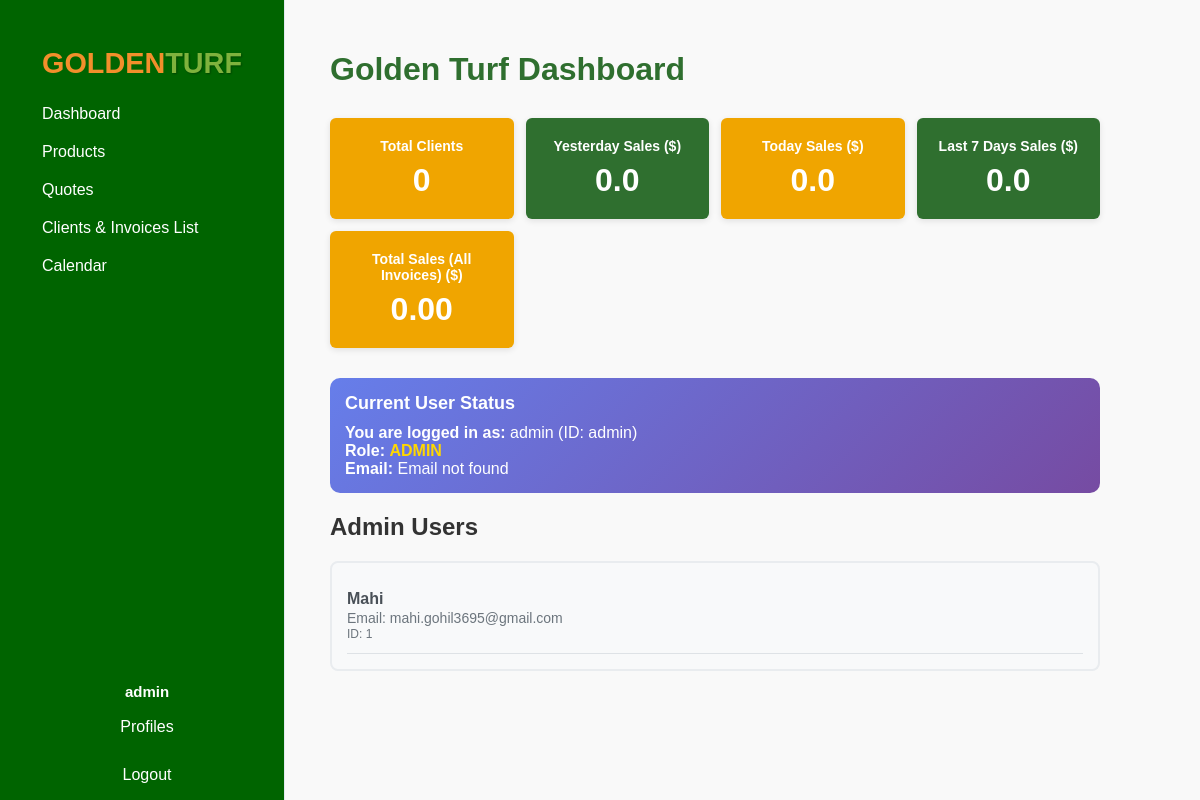
Before: /dashboard (signed in) with the older database file.
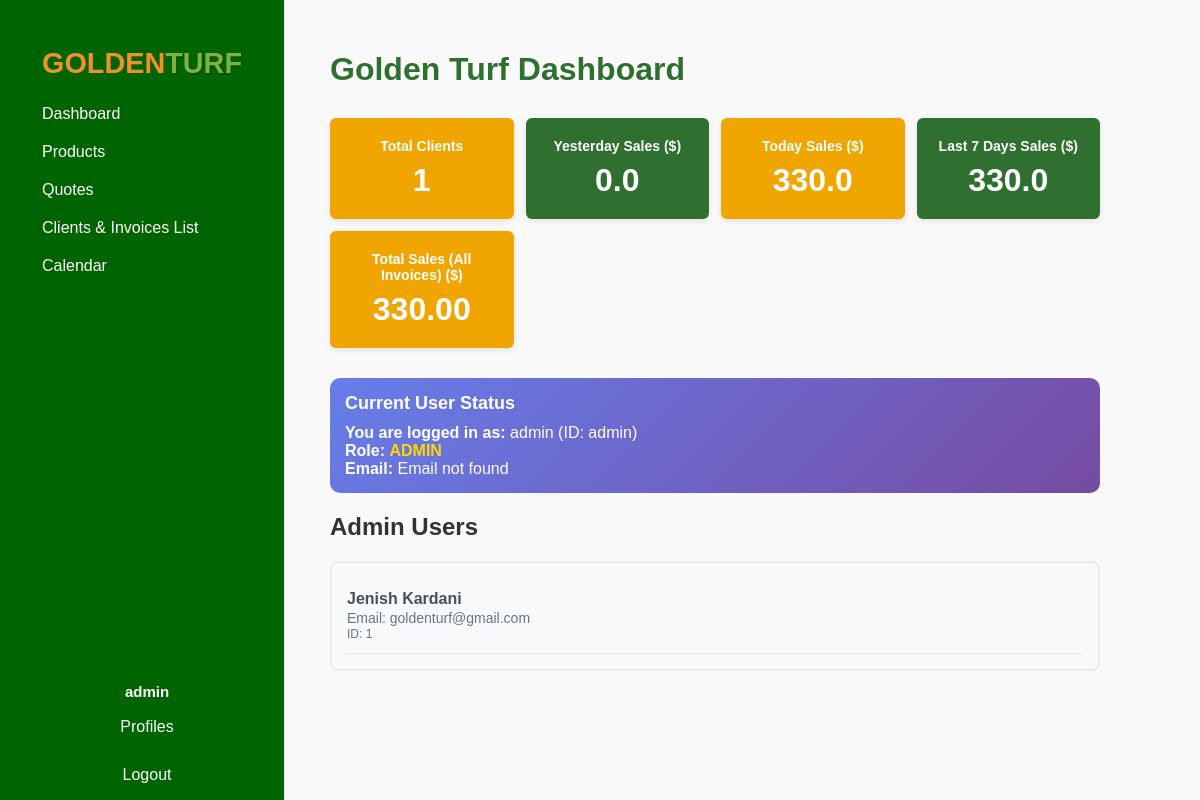
After: the same page with the newer database file.
### tables this page shows
CREATE TABLE "users" (
                id INTEGER PRIMARY KEY AUTOINCREMENT,
                name TEXT NOT NULL,
                email TEXT NOT NULL UNIQUE,
                password_hash BLOB,
                reset_token TEXT,
                token_expiry TEXT,
                role TEXT DEFAULT 'user',
                verification_code TEXT,
                permissions TEXT DEFAULT 'dashboard'
            );

### app.py (the view)
@app.route('/dashboard')
def dashboard():
    if 'user_id' not in session: return redirect(url_for('login'))
    client_filter_clause, client_params = get_data_filter_for_module('clients')
    if client_filter_clause:
        total_clients_result = db_exec(f'SELECT COUNT(*) FROM clients {client_filter_clause}', client_params, fetch='one')
    else:
        total_clients_result = db_exec('SELECT COUNT(*) FROM clients', fetch='one')
    total_clients = total_clients_result[0] if total_clients_result else 0
    admins = db_exec('SELECT id, name, email FROM users WHERE role = "admin" ORDER BY id', fetch='all') or []
    from datetime import datetime, timedelta
    today = datetime.now().strftime('%Y-%m-%d')
    yesterday = (datetime.now() - timedelta(days=1)).strftime('%Y-%m-%d')
    week_ago = (datetime.now() - timedelta(days=7)).strftime('%Y-%m-%d')
    payment_filter_clause, payment_params = get_data_filter_for_module('payments')
    if payment_filter_clause:
        today_sales_result = db_exec(f'SELECT SUM(total) FROM invoices {payment_filter_clause} AND DATE(created_date) = ? AND payment_status = "Paid"', payment_params + (today,), fetch='one')
    else:
        today_sales_result = db_exec('SELECT SUM(total) FROM invoices WHERE DATE(created_date) = ? AND payment_status = "Paid"', (today,), fetch='one')
    today_sales = today_sales_result[0] if today_sales_result and today_sales_result[0] else 0
    if payment_filter_clause:
        yesterday_sales_result = db_exec(f'SELECT SUM(total) FROM invoices {payment_filter_clause} AND DATE(created_date) = ? AND payment_status = "Paid"', payment_params + (yesterday,), fetch='one')
    else:
        yesterday_sales_result = db_exec('SELECT SUM(total) FROM invoices WHERE DATE(created_date) = ? AND payment_status = "Paid"', (yesterday,), fetch='one')
    yesterday_sales = yesterday_sales_result[0] if yesterday_sales_result and yesterday_sales_result[0] else 0
    if payment_filter_clause:
        last_7_days_sales_result = db_exec(f'SELECT SUM(total) FROM invoices {payment_filter_clause} AND DATE(created_date) >= ? AND payment_status = "Paid"', payment_params + (week_ago,), fetch='one')
    else:
        last_7_days_sales_result = db_exec('SELECT SUM(total) FROM invoices WHERE DATE(created_date) >= ? AND payment_status = "Paid"', (week_ago,), fetch='one')
    last_7_days_sales = last_7_days_sales_result[0] if last_7_days_sales_result and last_7_days_sales_result[0] else 0
    if payment_filter_clause:
        total_sales_result = db_exec(f'SELECT SUM(total) FROM invoices {payment_filter_clause} AND payment_status = "Paid"', payment_params, fetch='one')
    else:
        total_sales_result = db_exec('SELECT SUM(total) FROM invoices WHERE payment_status = "Paid"', fetch='one')
    total_sales = total_sales_result[0] if total_sales_result and total_sales_result[0] else 0
    return render_template('dashboard.html',
                         total_clients=total_clients,
                         admins=admins,
                         today_sales=today_sales,
                         yesterday_sales=yesterday_sales,
                         last_7_days_sales=last_7_days_sales,
                         total_sales=total_sales)

### app.py (called while the page is built)
@app.template_global()
def user_has_permission(module):
    if 'user_id' not in session: return False
    if session['user_id'] == 1: return True  # ID 1 always has access
    user_permissions = session.get('user_permissions', '')
    return module in (user_permissions or '').split(',')

def should_see_all_data_for_module(module):
    if 'user_id' not in session: return False
    if session['user_id'] == 1: return True  # ID 1 sees all data
    user_role = session.get('user_role', '')
    if user_role == 'admin': return True  # Admin users see all data
    user_permissions = session.get('user_permissions', '')
    return module in (user_permissions or '').split(',')

def get_data_filter_for_module(module):
    if should_see_all_data_for_module(module):
        return ('', ())  # No owner filter - see all data
    else:
        return ('WHERE owner_id = ?', (session['user_id'],))  # Filter by owner

def db_exec(query, params=(), fetch=None):
    conn = sqlite3.connect('users.db')
    c = conn.cursor()
    c.execute(query, params)
    if fetch == 'one': result = c.fetchone()
    elif fetch == 'all': result = c.fetchall()
    else: result = None
    conn.commit()
    conn.close()
    return result

### templates/dashboard.html (shortened to what this page needs)
<!DOCTYPE html>
<html lang="en">
<head>
    <link rel="stylesheet" href="{{ url_for('static', filename='dashboard.css') }}">
</head>
<body>
    {% include '_sidebar.html' %}
    <div id="main_content" class="main-content" style="margin-left: 280px; padding: 30px 50px; width: calc(100vw - 330px); box-sizing: border-box;">
        <h1 id="dashboard_title">Golden Turf Dashboard</h1>
        <div id="kpi_grid" class="kpi-grid">
            <div id="kpi_total_clients" class="kpi-tile orange" data-metric="total_clients">
                <div class="kpi-label">Total Clients</div>
                <div class="kpi-value">{{ total_clients }}</div>
            </div>
            <div id="kpi_yesterday_sales" class="kpi-tile green" data-metric="yesterday_sales">
                <div class="kpi-label">Yesterday Sales ($)</div>
                <div class="kpi-value">{{ yesterday_sales|default(0)|float|round(2) }}</div>
            </div>
            <div id="kpi_today_sales" class="kpi-tile orange" data-metric="today_sales">
                <div class="kpi-label">Today Sales ($)</div>
                <div class="kpi-value">{{ today_sales|default(0)|float|round(2) }}</div>
            </div>
            <div id="kpi_last_7_days_sales" class="kpi-tile green" data-metric="last_7_days_sales">
                <div class="kpi-label">Last 7 Days Sales ($)</div>
                <div class="kpi-value">{{ last_7_days_sales|default(0)|float|round(2) }}</div>
            </div>
            <div id="kpi_total_sales" class="kpi-tile orange" data-metric="total_sales">
                <div class="kpi-label">Total Sales (All Invoices) ($)</div>
                <div class="kpi-value">{{ "{:,.2f}".format(total_sales|default(0)|float) }}</div>
            </div>
        </div>
        <section id="user_status_section" class="user-status" style="margin-bottom: 20px; padding: 15px; background: linear-gradient(135deg, #667eea 0%, #764ba2 100%); border-radius: 10px; color: white;">
            <h2 style="margin: 0 0 10px 0; font-size: 18px;">Current User Status</h2>
            <div style="font-size: 16px;">
                <strong>You are logged in as:</strong> {{ session.user_name or 'User' }} (ID: {{ session.user_id }})<br>
                <strong>Role:</strong>
                {% if session.user_role == 'admin' %}
                    <span style="color: #ffd700; font-weight: bold;">ADMIN</span>
                {% else %}
                    <span style="color: #lightblue;">User</span>
                {% endif %}
                <br>
                <strong>Email:</strong> {{ session.user_email or session.email or 'Email not found' }}
            </div>
        </section>
        <section id="admin_list_section" class="admin-list" style="margin-bottom: 30px;">
            <h2 id="admin_list_title">Admin Users</h2>
            <div id="admin_users_container" style="background: #f8f9fa; padding: 15px; border-radius: 8px; border: 2px solid #e9ecef;">
                {% if admins %}
                    <ul id="admin_users_list" style="list-style: none; padding: 0; margin: 0;">
                        {% for admin in admins %}
                            <li style="padding: 12px 0; border-bottom: 1px solid #dee2e6; display: flex; align-items: center; justify-content: space-between;">
                                <div style="display: flex; flex-direction: column;">
                                    <div style="display: flex; align-items: center; gap: 10px;">
                                        <strong style="color: #495057; font-size: 16px;">{{ admin[1] }}</strong>
                                    </div>
                                    <div style="color: #6c757d; font-size: 14px; margin-top: 2px;">
                                        <span style="font-weight: 500;">Email:</span> {{ admin[2] }}
                                    </div>
                                    <div style="color: #6c757d; font-size: 12px; margin-top: 1px;">
                                        <span style="font-weight: 500;">ID:</span> {{ admin[0] }}
                                    </div>
                                </div>
                            </li>
                        {% endfor %}
                    </ul>
                {% else %}
                    <div style="text-align: center; color: #6c757d; font-style: italic;">
                        Loading admin information...
                        <br><small>If you just registered, you should be the admin (ID 1)</small>
                    </div>
                {% endif %}
            </div>
        </section>
    </div>
</body>
</html>

### templates/_sidebar.html (shortened to what this page needs)
<div class="sidebar" style="border-right: 1px solid #e2e8f0; min-width: 220px; max-width: 220px; background: #006400; color: white; height: 100vh; position: fixed;">
    <div style="text-align:center;padding:15px 5px;">
        <div class="sidebar-logo" style="font-weight: 700; font-size: 1.8rem; font-family: 'Eastman Grotesque', Arial, sans-serif;">
            <span style="color: #F28F2B;">GOLDEN</span><span style="color: #7FB23D; text-shadow: 1px 1px 2px rgba(0,0,0,0.3);">TURF</span>
        </div>
    </div>
    <nav class="navbar">
        <a href="{{ url_for('dashboard') }}" style="color: white; font-size: 16px; text-decoration: none; display: block; padding: 10px;">Dashboard</a>
        <div class="nav-dropdown">
            <a href="#" class="dropbtn" style="color: white; font-size: 16px; text-decoration: none; display: block; padding: 10px;">Products</a>
        </div>
        <a href="{{ url_for('quotes') }}" style="color: white; font-size: 16px; text-decoration: none; display: block; padding: 10px;">Quotes</a>
        <a href="{{ url_for('payments') }}" style="color: white; font-size: 16px; text-decoration: none; display: block; padding: 10px;">Clients &amp; Invoices List</a>
        <a href="{{ url_for('calendar') }}" style="color: white; font-size: 16px; text-decoration: none; display: block; padding: 10px;">Calendar</a>
        <div style="position: absolute; bottom: 70px; left: 5px; width: 100%; text-align: center;">
            <div style="color: #fff; font-weight: 600; margin-bottom: 6px;">
                <span style="font-size: 15px;">{{ session.get('user_name', 'Unknown') }}</span>
            </div>
            <a href="{{ url_for('profiles') }}" style="color: white; font-size: 16px; text-decoration: none; display: block; padding: 10px; margin-bottom: 10px;">Profiles</a>
            <a href="{{ url_for('logout') }}" style="color: white; font-size: 16px; text-decoration: none; display: block; padding: 10px;">Logout</a>
        </div>
    </nav>
</div>

### static/dashboard.css (style rules this page uses)
body { font-family: Arial, sans-serif; margin: 0; background-color: #f9f9f9; color: #333; }
.sidebar { width: 220px; background-color: #006400; color: white; height: 100vh; position: fixed; top: 0; left: 0; padding: 2rem; border-right: 2px solid #e2e8f0; font-size: 18px; transition: background-color 0.3s ease; z-index: 100; box-shadow: none; margin: 0; overflow: hidden; }
.sidebar nav a[href$="payments"]::after { content: ""; font-size: inherit; color: inherit; margin-left: 0; }
.nav-dropdown { position: relative; display: block; }
.dropbtn { color: white; padding: 12px 20px; text-decoration: none; font-size: 18px; font-weight: normal; display: block; }
.main-content { margin-left: 220px; padding: 30px 40px; }
h1 { color: #2f6f2f; margin-bottom: 30px; }
.kpi-grid { display: grid; grid-template-columns: repeat(auto-fit, minmax(180px, 1fr)); gap: 15px; margin-bottom: 30px; width: 100%; max-width: 100%; box-sizing: border-box; }
@media (max-width: 1200px) { .kpi-grid { grid-template-columns: repeat(auto-fit, minmax(160px, 1fr)); gap: 12px; } }
.kpi-tile { background-color: white; border-radius: 6px; box-shadow: 0 2px 6px rgba(0,0,0,0.1); padding: 20px; display: flex; flex-direction: column; justify-content: center; align-items: center; font-weight: bold; font-size: 18px; color: #333; }
.kpi-tile.green { background-color: #2f6f2f; color: white; }
.kpi-tile.orange { background-color: #f0a500; color: white; }
.kpi-label { font-size: 14px; margin-bottom: 8px; text-align: center; }
.kpi-value { font-size: 32px; }

Changed rows visible on the page:
changed users "admin": name "Mahi" → "Jenish Kardani"; email "mahi.gohil3695@gmail.com" → "goldenturf@gmail.com"
Other visible differences:
{{ total_clients }}: "0" → "1"
{{ today_sales|default(0)|float|round(2) }}: "0.0" → "330.0"
{{ last_7_days_sales|default(0)|float|round(2) }}: "0.0" → "330.0"
{{ "{:,.2f}".format(total_sales|default(0)|float) }}: "0.00" → "330.00"
